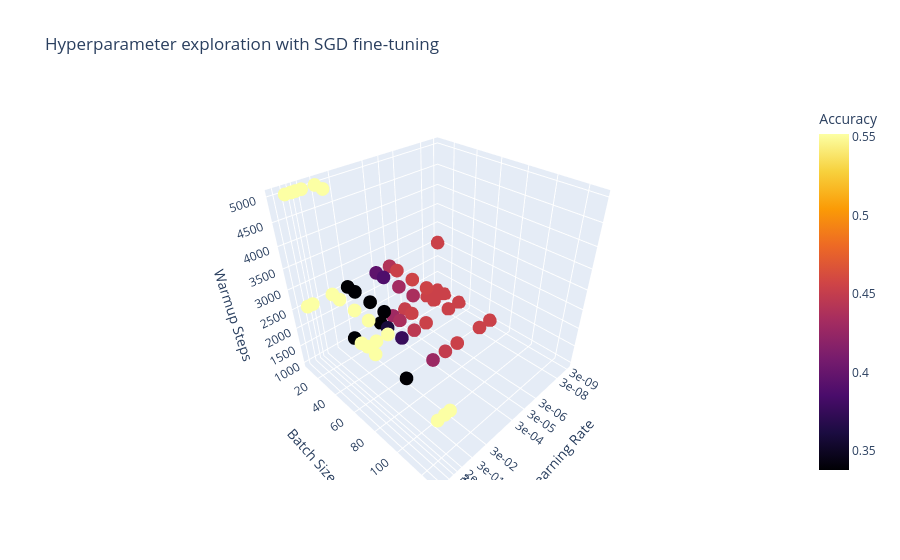

Write notebook code for a chart like this one.
### Code cell
import plotly.graph_objects as go
import numpy as np




learning_rates = [d["learningRate"] for d in data]
batch_sizes = [d["batchSize"] for d in data]
warmup_steps = [d["warmupSteps"] for d in data]
accuracies = [d["accuracy"] for d in data]


fig = go.Figure()

fig.add_trace(go.Scatter3d(
    x=learning_rates, 
    y=batch_sizes,
    z=warmup_steps,
    mode='markers',
    marker=dict(
        size=8,
        color=accuracies, 
        colorscale='Inferno',  
        colorbar=dict(title="Accuracy"),
    ),
    text=[f"LR: {lr:.0000e}, BS: {bs}, WS: {ws}, Acc: {acc:.3f}" 
          for lr, bs, ws, acc in zip(learning_rates, batch_sizes, warmup_steps, accuracies)],
    hoverinfo="text"
))

min_lr, max_lr = min(learning_rates), max(learning_rates)
normalized_lr = [(lr - min_lr) / (max_lr - min_lr) for lr in learning_rates]

fig.update_layout(
    scene=dict(
        xaxis=dict(
            title="Learning Rate",
            type="log",
            tickvals=learning_rates,
            ticktext=[f"{lr:.0e}" for lr in learning_rates]
        ),
        yaxis=dict(title="Batch Size"),
        zaxis=dict(title="Warmup Steps"),
    ),
    title="Hyperparameter exploration with SGD fine-tuning",
)

fig.show()

### Figure 1 — Plotly figure (JSON) as saved in the notebook; plotly's stock layout.template omitted (floating-point values rounded to 4 significant figures)
{"data": [{"hoverinfo": "text", "marker": {"color": [0.454, 0.454, 0.452, 0.43, 0.338, 0.338, 0.454, 0.454, 0.454, 0.436, 0.36, 0.552, 0.454, 0.454, 0.454, 0.446, 0.376, 0.552, 0.454, 0.454, 0.454, 0.45, 0.428, 0.338, 0.454, 0.44, 0.386, 0.396, 0.338, 0.552, 0.454, 0.388, 0.338, 0.552, 0.456, 0.432, 0.338, 0.552, 0.456, 0.436, 0.338, 0.552, 0.552, 0.552, 0.552, 0.552, 0.552, 0.552, 0.552, 0.552, 0.552, 0.552, 0.552, 0.552, 0.552, 0.552, 0.552, 0.552, 0.552], "colorbar": {"title": {"text": "Accuracy"}}, "colorscale": [[0, "#000004"], [0.1111, "#1b0c41"], [0.2222, "#4a0c6b"], [0.3333, "#781c6d"], [0.4444, "#a52c60"], [0.5556, "#cf4446"], [0.6667, "#ed6925"], [0.7778, "#fb9b06"], [0.8889, "#f7d13d"], [1, "#fcffa4"]], "size": 8}, "mode": "markers", "text": ["LR: 3e-09, BS: 8, WS: 1000, Acc: 0.454", "LR: 3e-08, BS: 8, WS: 1000, Acc: 0.454", "LR: 3e-06, BS: 8, WS: 1000, Acc: 0.452", "LR: 3e-05, BS: 8, WS: 1000, Acc: 0.430", "LR: 3e-04, BS: 8, WS: 1000, Acc: 0.338", "LR: 3e-02, BS: 8, WS: 1000, Acc: 0.338", "LR: 3e-09, BS: 16, WS: 1000, Acc: 0.454", "LR: 3e-08, BS: 16, WS: 1000, Acc: 0.454", "LR: 3e-06, BS: 16, WS: 1000, Acc: 0.454", "LR: 3e-05, BS: 16, WS: 1000, Acc: 0.436", "LR: 3e-04, BS: 16, WS: 1000, Acc: 0.360", "LR: 3e-02, BS: 16, WS: 1000, Acc: 0.552", "LR: 3e-09, BS: 32, WS: 1000, Acc: 0.454", "LR: 3e-08, BS: 32, WS: 1000, Acc: 0.454", "LR: 3e-06, BS: 32, WS: 1000, Acc: 0.454", "LR: 3e-05, BS: 32, WS: 1000, Acc: 0.446", "LR: 3e-04, BS: 32, WS: 1000, Acc: 0.376", "LR: 3e-02, BS: 32, WS: 1000, Acc: 0.552", "LR: 3e-09, BS: 64, WS: 1000, Acc: 0.454", "LR: 3e-08, BS: 64, WS: 1000, Acc: 0.454", "LR: 3e-06, BS: 64, WS: 1000, Acc: 0.454", "LR: 3e-05, BS: 64, WS: 1000, Acc: 0.450", "LR: 3e-04, BS: 64, WS: 1000, Acc: 0.428", "LR: 3e-02, BS: 64, WS: 1000, Acc: 0.338", "LR: 3e-09, BS: 8, WS: 2500, Acc: 0.454", "LR: 3e-05, BS: 8, WS: 2500, Acc: 0.440", "LR: 3e-04, BS: 8, WS: 2500, Acc: 0.386", "LR: 3e-04, BS: 8, WS: 2500, Acc: 0.396", "LR: 3e-02, BS: 8, WS: 2500, Acc: 0.338", "LR: 3e-01, BS: 8, WS: 2500, Acc: 0.552", "LR: 3e-05, BS: 16, WS: 2500, Acc: 0.454", "LR: 3e-04, BS: 16, WS: 2500, Acc: 0.388", "LR: 3e-02, BS: 16, WS: 2500, Acc: 0.338", "LR: 3e-01, BS: 16, WS: 2500, Acc: 0.552", "LR: 3e-05, BS: 32, WS: 2500, Acc: 0.456", "LR: 3e-04, BS: 32, WS: 2500, Acc: 0.432", "LR: 3e-02, BS: 32, WS: 2500, Acc: 0.338", "LR: 3e-01, BS: 32, WS: 2500, Acc: 0.552", "LR: 3e-05, BS: 46, WS: 2500, Acc: 0.456", "LR: 3e-04, BS: 46, WS: 2500, Acc: 0.436", "LR: 3e-02, BS: 46, WS: 2500, Acc: 0.338", "LR: 3e-01, BS: 46, WS: 2500, Acc: 0.552", "LR: 2e+00, BS: 8, WS: 5000, Acc: 0.552", "LR: 3e+00, BS: 8, WS: 5000, Acc: 0.552", "LR: 3e-01, BS: 16, WS: 5000, Acc: 0.552", "LR: 5e+00, BS: 8, WS: 5000, Acc: 0.552", "LR: 3e-01, BS: 8, WS: 5000, Acc: 0.552", "LR: 1e+01, BS: 8, WS: 5000, Acc: 0.552", "LR: 5e+00, BS: 8, WS: 5000, Acc: 0.552", "LR: 3e-01, BS: 8, WS: 5000, Acc: 0.552", "LR: 2e+00, BS: 8, WS: 5000, Acc: 0.552", "LR: 1e+01, BS: 8, WS: 2500, Acc: 0.552", "LR: 5e+00, BS: 8, WS: 2500, Acc: 0.552", "LR: 5e+00, BS: 64, WS: 2500, Acc: 0.552", "LR: 3e-01, BS: 64, WS: 2500, Acc: 0.552", "LR: 2e+00, BS: 64, WS: 2500, Acc: 0.552", "LR: 2e+01, BS: 128, WS: 2500, Acc: 0.552", "LR: 1e+01, BS: 128, WS: 2500, Acc: 0.552", "LR: 5e+00, BS: 128, WS: 2500, Acc: 0.552"], "type": "scatter3d", "x": [3e-09, 3e-08, 3e-06, 3e-05, 0.0003, 0.03, 3e-09, 3e-08, 3e-06, 3e-05, 0.0003, 0.03, 3e-09, 3e-08, 3e-06, 3e-05, 0.0003, 0.03, 3e-09, 3e-08, 3e-06, 3e-05, 0.0003, 0.03, 3e-09, 3e-05, 0.0003, 0.0003, 0.03, 0.3, 3e-05, 0.0003, 0.03, 0.3, 3e-05, 0.0003, 0.03, 0.3, 3e-05, 0.0003, 0.03, 0.3, 1.5, 3, 0.3, 5, 0.3, 10, 5, 0.3, 1.5, 10, 5, 5, 0.3, 1.5, 25, 10, 5], "y": [8, 8, 8, 8, 8, 8, 16, 16, 16, 16, 16, 16, 32, 32, 32, 32, 32, 32, 64, 64, 64, 64, 64, 64, 8, 8, 8, 8, 8, 8, 16, 16, 16, 16, 32, 32, 32, 32, 46, 46, 46, 46, 8, 8, 16, 8, 8, 8, 8, 8, 8, 8, 8, 64, 64, 64, 128, 128, 128], "z": [1000, 1000, 1000, 1000, 1000, 1000, 1000, 1000, 1000, 1000, 1000, 1000, 1000, 1000, 1000, 1000, 1000, 1000, 1000, 1000, 1000, 1000, 1000, 1000, 2500, 2500, 2500, 2500, 2500, 2500, 2500, 2500, 2500, 2500, 2500, 2500, 2500, 2500, 2500, 2500, 2500, 2500, 5000, 5000, 5000, 5000, 5000, 5000, 5000, 5000, 5000, 2500, 2500, 2500, 2500, 2500, 2500, 2500, 2500]}], "layout": {"scene": {"xaxis": {"ticktext": ["3e-09", "3e-08", "3e-06", "3e-05", "3e-04", "3e-02", "3e-09", "3e-08", "3e-06", "3e-05", "3e-04", "3e-02", "3e-09", "3e-08", "3e-06", "3e-05", "3e-04", "3e-02", "3e-09", "3e-08", "3e-06", "3e-05", "3e-04", "3e-02", "3e-09", "3e-05", "3e-04", "3e-04", "3e-02", "3e-01", "3e-05", "3e-04", "3e-02", "3e-01", "3e-05", "3e-04", "3e-02", "3e-01", "3e-05", "3e-04", "3e-02", "3e-01", "2e+00", "3e+00", "3e-01", "5e+00", "3e-01", "1e+01", "5e+00", "3e-01", "2e+00", "1e+01", "5e+00", "5e+00", "3e-01", "2e+00", "2e+01", "1e+01", "5e+00"], "tickvals": [3e-09, 3e-08, 3e-06, 3e-05, 0.0003, 0.03, 3e-09, 3e-08, 3e-06, 3e-05, 0.0003, 0.03, 3e-09, 3e-08, 3e-06, 3e-05, 0.0003, 0.03, 3e-09, 3e-08, 3e-06, 3e-05, 0.0003, 0.03, 3e-09, 3e-05, 0.0003, 0.0003, 0.03, 0.3, 3e-05, 0.0003, 0.03, 0.3, 3e-05, 0.0003, 0.03, 0.3, 3e-05, 0.0003, 0.03, 0.3, 1.5, 3, 0.3, 5, 0.3, 10, 5, 0.3, 1.5, 10, 5, 5, 0.3, 1.5, 25, 10, 5], "title": {"text": "Learning Rate"}, "type": "log"}, "yaxis": {"title": {"text": "Batch Size"}}, "zaxis": {"title": {"text": "Warmup Steps"}}}, "title": {"text": "Hyperparameter exploration with SGD fine-tuning"}}}
